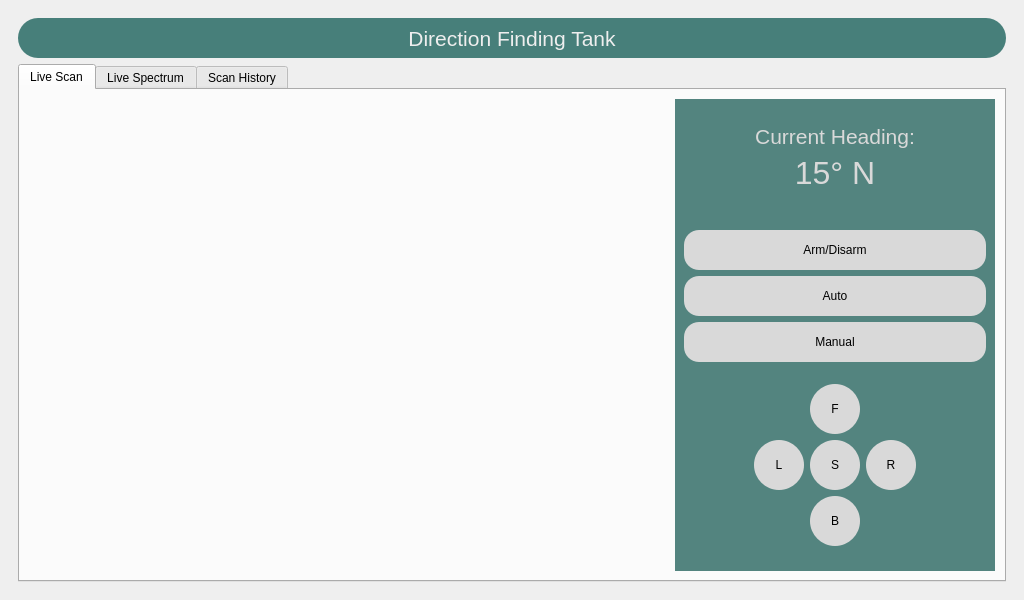
<?xml version="1.0" encoding="UTF-8"?>
<ui version="4.0">
 <class>MainWindow</class>
 <widget class="QMainWindow" name="MainWindow">
  <property name="geometry">
   <rect>
    <x>0</x>
    <y>0</y>
    <width>1024</width>
    <height>600</height>
   </rect>
  </property>
  <property name="windowTitle">
   <string>MainWindow</string>
  </property>
  <widget class="QWidget" name="centralwidget">
   <layout class="QGridLayout" name="gridLayout_2">
    <item row="0" column="0">
     <widget class="QStackedWidget" name="stackedWidget">
      <property name="currentIndex">
       <number>1</number>
      </property>
      <widget class="QWidget" name="splash_screen">
       <layout class="QGridLayout" name="gridLayout_7">
        <item row="0" column="0">
         <layout class="QGridLayout" name="gridLayout">
          <item row="2" column="1" alignment="Qt::AlignHCenter">
           <widget class="QLabel" name="label">
            <property name="sizePolicy">
             <sizepolicy hsizetype="Fixed" vsizetype="Fixed">
              <horstretch>0</horstretch>
              <verstretch>0</verstretch>
             </sizepolicy>
            </property>
            <property name="minimumSize">
             <size>
              <width>370</width>
              <height>270</height>
             </size>
            </property>
            <property name="maximumSize">
             <size>
              <width>370</width>
              <height>270</height>
             </size>
            </property>
            <property name="text">
             <string/>
            </property>
            <property name="pixmap">
             <pixmap resource="resources.qrc">:/icons/resources/prince_sattam_logo.png</pixmap>
            </property>
            <property name="scaledContents">
             <bool>true</bool>
            </property>
           </widget>
          </item>
          <item row="5" column="0">
           <spacer name="horizontalSpacer">
            <property name="orientation">
             <enum>Qt::Horizontal</enum>
            </property>
            <property name="sizeType">
             <enum>QSizePolicy::Minimum</enum>
            </property>
            <property name="sizeHint" stdset="0">
             <size>
              <width>40</width>
              <height>20</height>
             </size>
            </property>
           </spacer>
          </item>
          <item row="3" column="1">
           <spacer name="verticalSpacer_2">
            <property name="orientation">
             <enum>Qt::Vertical</enum>
            </property>
            <property name="sizeHint" stdset="0">
             <size>
              <width>20</width>
              <height>40</height>
             </size>
            </property>
           </spacer>
          </item>
          <item row="0" column="1">
           <spacer name="verticalSpacer_9">
            <property name="orientation">
             <enum>Qt::Vertical</enum>
            </property>
            <property name="sizeHint" stdset="0">
             <size>
              <width>20</width>
              <height>40</height>
             </size>
            </property>
           </spacer>
          </item>
          <item row="1" column="1">
           <spacer name="verticalSpacer_3">
            <property name="orientation">
             <enum>Qt::Vertical</enum>
            </property>
            <property name="sizeHint" stdset="0">
             <size>
              <width>20</width>
              <height>40</height>
             </size>
            </property>
           </spacer>
          </item>
          <item row="5" column="1">
           <widget class="QProgressBar" name="progressBar">
            <property name="minimumSize">
             <size>
              <width>0</width>
              <height>30</height>
             </size>
            </property>
            <property name="styleSheet">
             <string notr="true">QProgressBar {
    border-radius: 15px;
    text-align: center;

}

QProgressBar::chunk {
    border-radius: 15px;
    background-color: #477F7A;
}
</string>
            </property>
            <property name="value">
             <number>0</number>
            </property>
            <property name="textVisible">
             <bool>true</bool>
            </property>
           </widget>
          </item>
          <item row="8" column="1">
           <spacer name="verticalSpacer_10">
            <property name="orientation">
             <enum>Qt::Vertical</enum>
            </property>
            <property name="sizeHint" stdset="0">
             <size>
              <width>20</width>
              <height>40</height>
             </size>
            </property>
           </spacer>
          </item>
          <item row="5" column="2">
           <spacer name="horizontalSpacer_2">
            <property name="orientation">
             <enum>Qt::Horizontal</enum>
            </property>
            <property name="sizeType">
             <enum>QSizePolicy::Minimum</enum>
            </property>
            <property name="sizeHint" stdset="0">
             <size>
              <width>40</width>
              <height>20</height>
             </size>
            </property>
           </spacer>
          </item>
          <item row="7" column="1">
           <spacer name="verticalSpacer">
            <property name="orientation">
             <enum>Qt::Vertical</enum>
            </property>
            <property name="sizeHint" stdset="0">
             <size>
              <width>20</width>
              <height>40</height>
             </size>
            </property>
           </spacer>
          </item>
          <item row="6" column="1">
           <widget class="QLabel" name="progress_update_label">
            <property name="text">
             <string/>
            </property>
            <property name="alignment">
             <set>Qt::AlignLeading|Qt::AlignLeft|Qt::AlignVCenter</set>
            </property>
           </widget>
          </item>
         </layout>
        </item>
       </layout>
      </widget>
      <widget class="QWidget" name="visualization_page">
       <layout class="QVBoxLayout" name="verticalLayout">
        <item>
         <widget class="QLabel" name="label_2">
          <property name="minimumSize">
           <size>
            <width>0</width>
            <height>40</height>
           </size>
          </property>
          <property name="font">
           <font>
            <pointsize>16</pointsize>
           </font>
          </property>
          <property name="styleSheet">
           <string notr="true">QLabel{
background-color: #477F7A;
border-radius: 20px;
color: #EEEEEE;
}</string>
          </property>
          <property name="text">
           <string>Direction Finding Tank</string>
          </property>
          <property name="alignment">
           <set>Qt::AlignCenter</set>
          </property>
         </widget>
        </item>
        <item>
         <widget class="QTabWidget" name="TabWidget">
          <property name="currentIndex">
           <number>0</number>
          </property>
          <widget class="QWidget" name="Scanner">
           <attribute name="title">
            <string>Live Scan</string>
           </attribute>
           <layout class="QGridLayout" name="gridLayout_6">
            <item row="0" column="0">
             <layout class="QGridLayout" name="gridLayout_3">
              <item row="0" column="2" rowspan="2">
               <widget class="QWidget" name="widget" native="true">
                <property name="styleSheet">
                 <string notr="true">QWidget{
	background-color: #53847F;
}</string>
                </property>
                <layout class="QVBoxLayout" name="verticalLayout_2">
                 <item>
                  <spacer name="verticalSpacer_7">
                   <property name="orientation">
                    <enum>Qt::Vertical</enum>
                   </property>
                   <property name="sizeHint" stdset="0">
                    <size>
                     <width>20</width>
                     <height>40</height>
                    </size>
                   </property>
                  </spacer>
                 </item>
                 <item>
                  <widget class="QLabel" name="label_3">
                   <property name="sizePolicy">
                    <sizepolicy hsizetype="Preferred" vsizetype="Minimum">
                     <horstretch>0</horstretch>
                     <verstretch>0</verstretch>
                    </sizepolicy>
                   </property>
                   <property name="font">
                    <font>
                     <pointsize>16</pointsize>
                    </font>
                   </property>
                   <property name="styleSheet">
                    <string notr="true">color: #D9D9D9;</string>
                   </property>
                   <property name="text">
                    <string>Current Heading:</string>
                   </property>
                   <property name="alignment">
                    <set>Qt::AlignCenter</set>
                   </property>
                  </widget>
                 </item>
                 <item>
                  <widget class="QLabel" name="label_4">
                   <property name="sizePolicy">
                    <sizepolicy hsizetype="Preferred" vsizetype="Minimum">
                     <horstretch>0</horstretch>
                     <verstretch>0</verstretch>
                    </sizepolicy>
                   </property>
                   <property name="font">
                    <font>
                     <pointsize>24</pointsize>
                    </font>
                   </property>
                   <property name="styleSheet">
                    <string notr="true">color: #D9D9D9;</string>
                   </property>
                   <property name="text">
                    <string>15° N</string>
                   </property>
                   <property name="alignment">
                    <set>Qt::AlignCenter</set>
                   </property>
                  </widget>
                 </item>
                 <item>
                  <spacer name="verticalSpacer_4">
                   <property name="orientation">
                    <enum>Qt::Vertical</enum>
                   </property>
                   <property name="sizeHint" stdset="0">
                    <size>
                     <width>20</width>
                     <height>40</height>
                    </size>
                   </property>
                  </spacer>
                 </item>
                 <item>
                  <spacer name="verticalSpacer_8">
                   <property name="orientation">
                    <enum>Qt::Vertical</enum>
                   </property>
                   <property name="sizeHint" stdset="0">
                    <size>
                     <width>20</width>
                     <height>40</height>
                    </size>
                   </property>
                  </spacer>
                 </item>
                 <item>
                  <layout class="QGridLayout" name="gridLayout_4">
                   <item row="3" column="2">
                    <spacer name="verticalSpacer_5">
                     <property name="orientation">
                      <enum>Qt::Vertical</enum>
                     </property>
                     <property name="sizeHint" stdset="0">
                      <size>
                       <width>20</width>
                       <height>40</height>
                      </size>
                     </property>
                    </spacer>
                   </item>
                   <item row="2" column="1" colspan="3">
                    <widget class="QPushButton" name="pushButton_2">
                     <property name="minimumSize">
                      <size>
                       <width>80</width>
                       <height>40</height>
                      </size>
                     </property>
                     <property name="font">
                      <font>
                       <pointsize>9</pointsize>
                      </font>
                     </property>
                     <property name="styleSheet">
                      <string notr="true">QPushButton{
	background-color: #D9D9D9;
	border-radius: 15px;
}</string>
                     </property>
                     <property name="text">
                      <string>Manual</string>
                     </property>
                    </widget>
                   </item>
                   <item row="1" column="1" colspan="3">
                    <widget class="QPushButton" name="pushButton">
                     <property name="minimumSize">
                      <size>
                       <width>80</width>
                       <height>40</height>
                      </size>
                     </property>
                     <property name="font">
                      <font>
                       <pointsize>9</pointsize>
                      </font>
                     </property>
                     <property name="styleSheet">
                      <string notr="true">QPushButton{
	background-color: #D9D9D9;
	border-radius: 15px;
}</string>
                     </property>
                     <property name="text">
                      <string>Auto</string>
                     </property>
                    </widget>
                   </item>
                   <item row="0" column="1" colspan="3">
                    <widget class="QPushButton" name="pushButton_3">
                     <property name="minimumSize">
                      <size>
                       <width>80</width>
                       <height>40</height>
                      </size>
                     </property>
                     <property name="font">
                      <font>
                       <pointsize>9</pointsize>
                      </font>
                     </property>
                     <property name="styleSheet">
                      <string notr="true">QPushButton{
	background-color: #D9D9D9;
	border-radius: 15px;
}</string>
                     </property>
                     <property name="text">
                      <string>Arm/Disarm</string>
                     </property>
                    </widget>
                   </item>
                  </layout>
                 </item>
                 <item>
                  <layout class="QGridLayout" name="gridLayout_5">
                   <item row="1" column="0" alignment="Qt::AlignRight">
                    <widget class="QPushButton" name="left_button">
                     <property name="sizePolicy">
                      <sizepolicy hsizetype="Fixed" vsizetype="Fixed">
                       <horstretch>0</horstretch>
                       <verstretch>0</verstretch>
                      </sizepolicy>
                     </property>
                     <property name="styleSheet">
                      <string notr="true">QPushButton{
	background-color: #D9D9D9;
	width: 50px;
	height: 50px;
	border-radius: 25px;
}</string>
                     </property>
                     <property name="text">
                      <string>L</string>
                     </property>
                    </widget>
                   </item>
                   <item row="3" column="1">
                    <spacer name="verticalSpacer_11">
                     <property name="orientation">
                      <enum>Qt::Vertical</enum>
                     </property>
                     <property name="sizeHint" stdset="0">
                      <size>
                       <width>20</width>
                       <height>40</height>
                      </size>
                     </property>
                    </spacer>
                   </item>
                   <item row="1" column="1">
                    <widget class="QPushButton" name="stop_button">
                     <property name="sizePolicy">
                      <sizepolicy hsizetype="Minimum" vsizetype="Minimum">
                       <horstretch>0</horstretch>
                       <verstretch>0</verstretch>
                      </sizepolicy>
                     </property>
                     <property name="styleSheet">
                      <string notr="true">QPushButton{
	background-color: #D9D9D9;
	width: 50px;
	height: 50px;
	border-radius: 25px;
}</string>
                     </property>
                     <property name="text">
                      <string>S</string>
                     </property>
                    </widget>
                   </item>
                   <item row="2" column="1">
                    <widget class="QPushButton" name="backward_button">
                     <property name="sizePolicy">
                      <sizepolicy hsizetype="Fixed" vsizetype="Fixed">
                       <horstretch>0</horstretch>
                       <verstretch>0</verstretch>
                      </sizepolicy>
                     </property>
                     <property name="styleSheet">
                      <string notr="true">QPushButton{
	background-color: #D9D9D9;
	width: 50px;
	height: 50px;
	border-radius: 25px;
}</string>
                     </property>
                     <property name="text">
                      <string>B</string>
                     </property>
                    </widget>
                   </item>
                   <item row="1" column="2" alignment="Qt::AlignLeft">
                    <widget class="QPushButton" name="right_button">
                     <property name="sizePolicy">
                      <sizepolicy hsizetype="Fixed" vsizetype="Fixed">
                       <horstretch>0</horstretch>
                       <verstretch>0</verstretch>
                      </sizepolicy>
                     </property>
                     <property name="styleSheet">
                      <string notr="true">QPushButton{
	background-color: #D9D9D9;
	width: 50px;
	height: 50px;
	border-radius: 25px;
}</string>
                     </property>
                     <property name="text">
                      <string>R</string>
                     </property>
                    </widget>
                   </item>
                   <item row="0" column="1">
                    <widget class="QPushButton" name="forward_button">
                     <property name="sizePolicy">
                      <sizepolicy hsizetype="Fixed" vsizetype="Fixed">
                       <horstretch>0</horstretch>
                       <verstretch>0</verstretch>
                      </sizepolicy>
                     </property>
                     <property name="styleSheet">
                      <string notr="true">QPushButton{
	background-color: #D9D9D9;
	width: 50px;
	height: 50px;
	border-radius: 25px;
}</string>
                     </property>
                     <property name="text">
                      <string>F</string>
                     </property>
                    </widget>
                   </item>
                  </layout>
                 </item>
                </layout>
               </widget>
              </item>
              <item row="0" column="0" rowspan="2" colspan="2">
               <layout class="QVBoxLayout" name="plot_layout">
                <item>
                 <widget class="MplRadar" name="radar_plot" native="true"/>
                </item>
               </layout>
              </item>
             </layout>
            </item>
           </layout>
          </widget>
          <widget class="QWidget" name="LiveSpectrum">
           <attribute name="title">
            <string>Live Spectrum</string>
           </attribute>
           <layout class="QGridLayout" name="gridLayout_9">
            <item row="0" column="0">
             <layout class="QGridLayout" name="gridLayout_8">
              <item row="0" column="0" rowspan="2" colspan="2">
               <widget class="MplWidget" name="plot_0" native="true"/>
              </item>
             </layout>
            </item>
           </layout>
          </widget>
          <widget class="QWidget" name="tab">
           <attribute name="title">
            <string>Scan History</string>
           </attribute>
           <layout class="QGridLayout" name="gridLayout_11">
            <item row="0" column="0">
             <layout class="QGridLayout" name="gridLayout_10">
              <item row="2" column="0">
               <widget class="MplWidget" name="plot_31" native="true"/>
              </item>
              <item row="2" column="1">
               <widget class="MplWidget" name="plot_32" native="true"/>
              </item>
              <item row="0" column="0">
               <widget class="MplWidget" name="plot_11" native="true"/>
              </item>
              <item row="1" column="0">
               <widget class="MplWidget" name="plot_21" native="true"/>
              </item>
              <item row="0" column="1">
               <widget class="MplWidget" name="plot_12" native="true"/>
              </item>
              <item row="1" column="1">
               <widget class="MplWidget" name="plot_22" native="true"/>
              </item>
              <item row="0" column="2">
               <widget class="MplWidget" name="plot_13" native="true"/>
              </item>
              <item row="1" column="2">
               <widget class="MplWidget" name="plot_23" native="true"/>
              </item>
              <item row="2" column="2">
               <widget class="MplWidget" name="plot_33" native="true"/>
              </item>
             </layout>
            </item>
           </layout>
          </widget>
         </widget>
        </item>
       </layout>
      </widget>
     </widget>
    </item>
   </layout>
  </widget>
 </widget>
 <customwidgets>
  <customwidget>
   <class>MplWidget</class>
   <extends>QWidget</extends>
   <header>mplwidget.h</header>
   <container>1</container>
  </customwidget>
  <customwidget>
   <class>MplRadar</class>
   <extends>QWidget</extends>
   <header>mplradar.h</header>
   <container>1</container>
  </customwidget>
 </customwidgets>
 <resources>
  <include location="resources.qrc"/>
 </resources>
 <connections/>
</ui>
